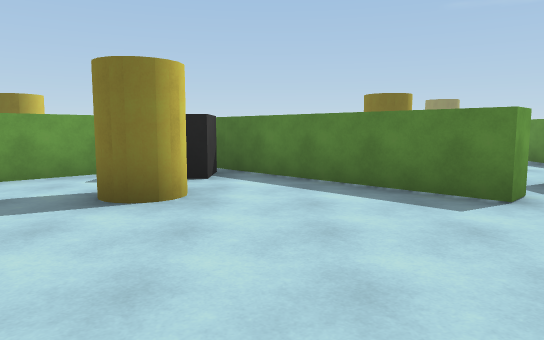
view 1 (above)

16 first-person views from a walk through a 3-D level made in the Unity game engine. The camera is 1.4 m above the floor, tilts 6° down and sees 70° across. The floor is counted in squares, 1.8 m on a side. Each view is taken from the middle of a square. On the plan, view 1 faces up. The plan holds only what a view shows up to about 12 squares ahead; the rest is blank. The place goes on beyond the plan. The player character is not drawn.

view 2
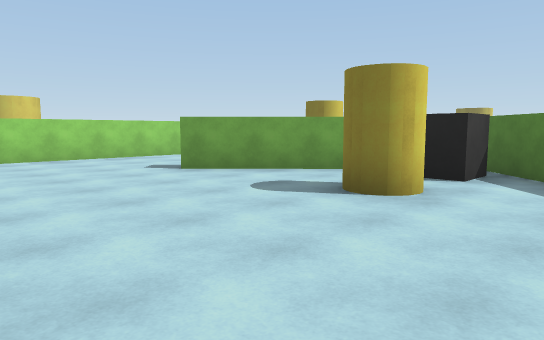

view 3
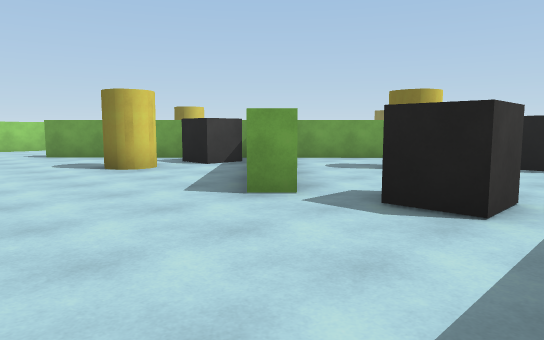

view 4
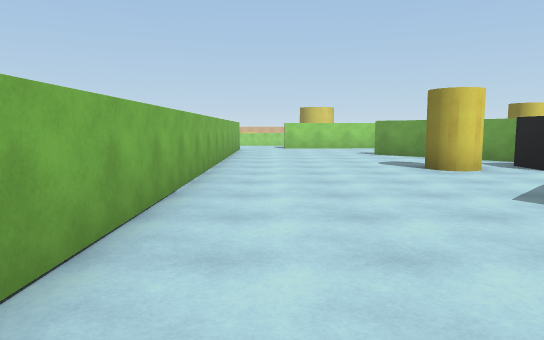

view 5
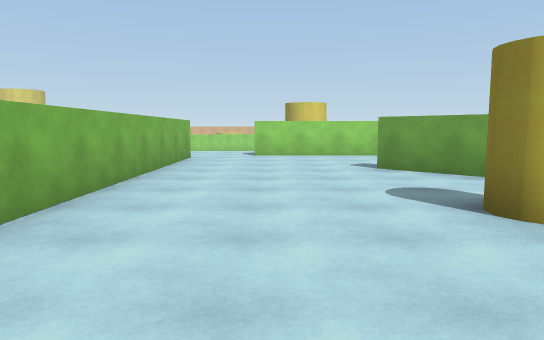

view 6
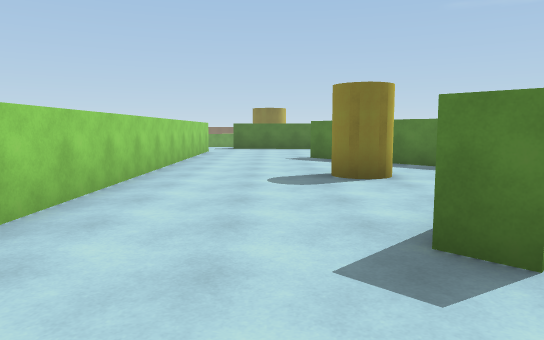

view 7
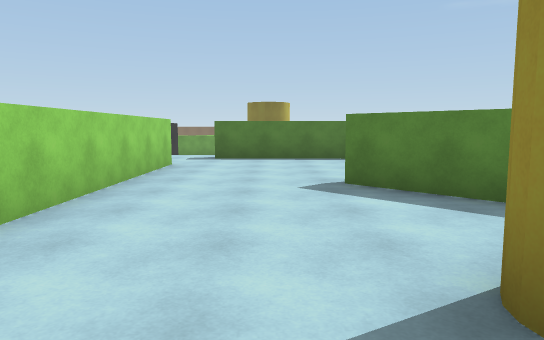

view 8
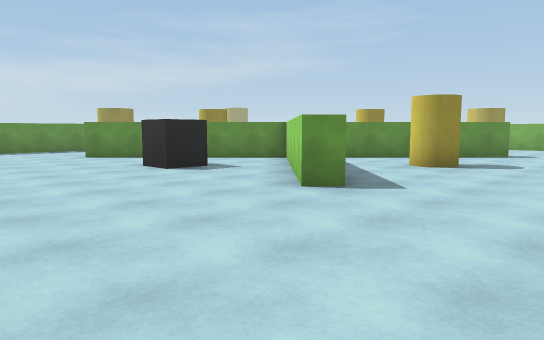

view 9
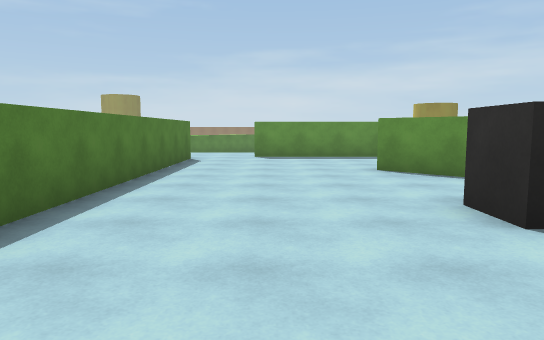

view 10
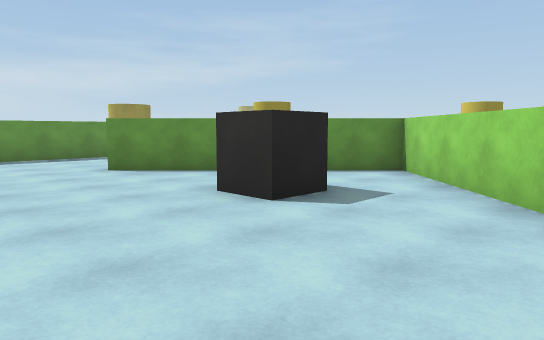

view 11
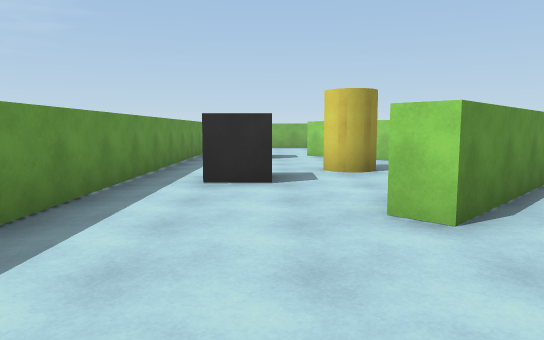

view 12
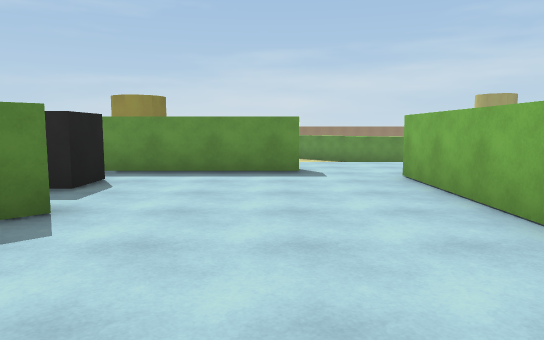

view 13
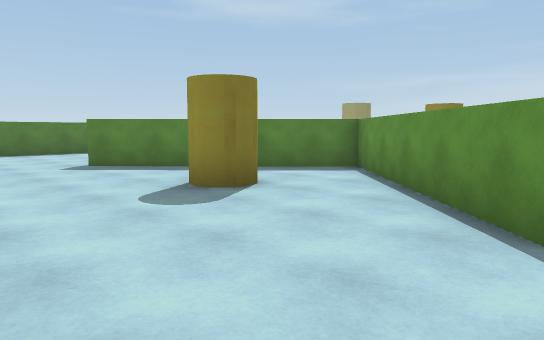

view 14
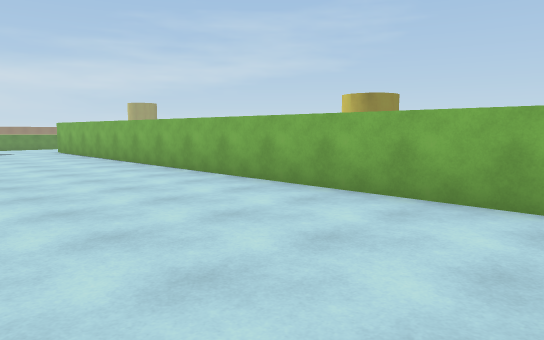

view 15
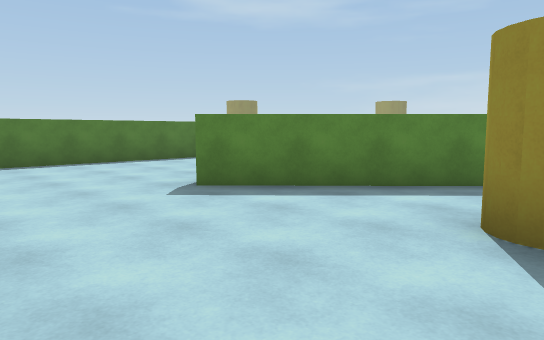

view 16
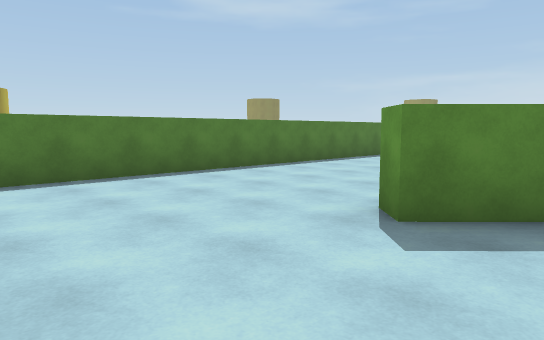

### Floor plan
Key: @ floor where view 1 was taken; # wall or solid block; . floor; C yellow cylinder; U cube.
Columns run from 10 left of view 1 to 8 right of it. Each row starts with its distance up from view 1.
 17  .##############..
 16  .................
 15 #...............#
 14 #...............#
 13 #.......UU......#
 12 #...##..UU.##...#
 11 #....##...##....#
 10 #.....##.##...UU#
  9 #...CC ###..CC..#
  8 #...CC ###..CC..#
  7 #.....##U##.....#
  6 #....##.UU##....#
  5 #...##..CC.##.UU#
  4 #.......CC..#...#
  3 #...............#
  2 #...............#
  1 ...................
  0 ..........@........
 -1   ############## ..

Where each view was taken, in squares from view 1:
view 1: 0 up, 0 right, facing up
view 2: 0 up, 1 right, facing up-left
view 3: 1 up, 6 right, facing up-left
view 4: 1 up, 6 right, facing left
view 5: 2 up, 2 right, facing left
view 6: 2 up, 7 left, facing up
view 7: 7 up, 7 left, facing up
view 8: 17 up, 9 left, facing down-right
view 9: 15 up, 5 left, facing right
view 10: 16 up, 5 left, facing down-right
view 11: 16 up, 4 right, facing down
view 12: 2 up, 1 left, facing right
view 13: 4 up, 9 left, facing up-right
view 14: 4 up, 9 left, facing down-right
view 15: 8 up, 9 left, facing up-right
view 16: 11 up, 9 left, facing up-right
